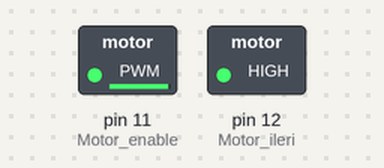
This sketch was run on a simulated Arduino Uno, built with avr-gcc and run on an emulated ATmega328P. Shown: switched loads named in the sketch (green lamp = pin HIGH).

Above: at 0.1 s.
Timing chart, 0 to 1.6 s (numbered marks = the images above):
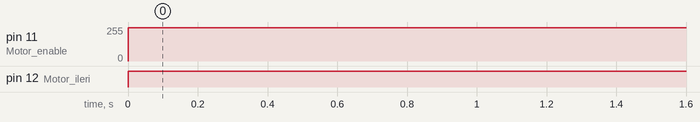

The sketch:

motor_surucu_L298_N.ino
```cpp
int d1 = 16;    int d2 = 17;
int val1 = 0;   int val2 = 0;   // durdurma sensörleri değerleri


#define Motor_enable  11
#define Motor_ileri 12
void setup() {
  pinMode(Motor_enable, OUTPUT);
  pinMode(Motor_ileri, OUTPUT);
  Serial.begin(9600);
}

void loop() {

basla_motor();
}
void basla_motor(){
 digitalWrite(Motor_ileri, HIGH);
 analogWrite(Motor_enable, 250);
 }
 void orta_hiz(){
 digitalWrite(Motor_ileri, HIGH);
 analogWrite(Motor_enable, 150);
 }

 void dur_motor(){
 digitalWrite(Motor_ileri, LOW);
 analogWrite(Motor_enable, 0);}
```

Measured:
- by itself, pin 11 (Motor_enable): 0/255 → 250/255 at 0.00 s
- by itself, pin 12 (Motor_ileri): LOW → HIGH at 0.00 s
